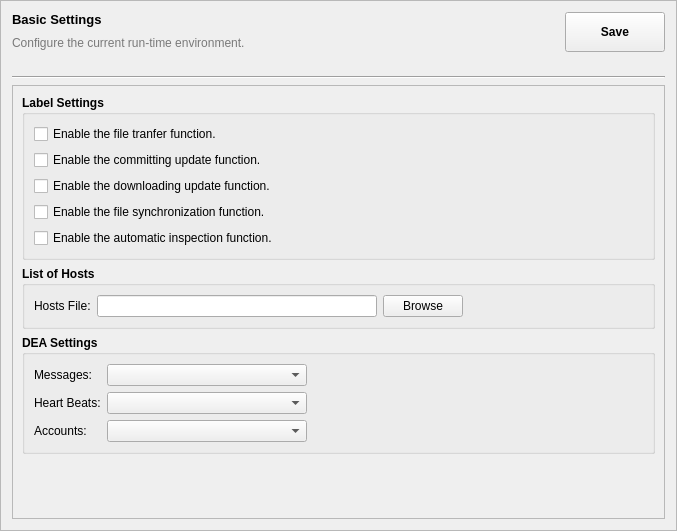
<?xml version="1.0" encoding="UTF-8"?>
<ui version="4.0">
 <class>FrameBasicSettings</class>
 <widget class="QFrame" name="FrameBasicSettings">
  <property name="geometry">
   <rect>
    <x>0</x>
    <y>0</y>
    <width>677</width>
    <height>531</height>
   </rect>
  </property>
  <property name="windowTitle">
   <string>Basic Settings</string>
  </property>
  <property name="frameShape">
   <enum>QFrame::StyledPanel</enum>
  </property>
  <property name="frameShadow">
   <enum>QFrame::Raised</enum>
  </property>
  <layout class="QVBoxLayout" name="verticalLayout">
   <item>
    <layout class="QGridLayout" name="gridLayout">
     <item row="0" column="0">
      <widget class="QLabel" name="labelInfo">
       <property name="font">
        <font>
         <pointsize>10</pointsize>
         <weight>75</weight>
         <bold>true</bold>
        </font>
       </property>
       <property name="text">
        <string>Basic Settings</string>
       </property>
      </widget>
     </item>
     <item row="0" column="1" rowspan="2">
      <widget class="QPushButton" name="pushButtonSave">
       <property name="sizePolicy">
        <sizepolicy hsizetype="Fixed" vsizetype="Fixed">
         <horstretch>0</horstretch>
         <verstretch>0</verstretch>
        </sizepolicy>
       </property>
       <property name="minimumSize">
        <size>
         <width>100</width>
         <height>0</height>
        </size>
       </property>
       <property name="maximumSize">
        <size>
         <width>16777215</width>
         <height>40</height>
        </size>
       </property>
       <property name="font">
        <font>
         <weight>75</weight>
         <bold>true</bold>
        </font>
       </property>
       <property name="text">
        <string>Save</string>
       </property>
      </widget>
     </item>
     <item row="1" column="0">
      <layout class="QHBoxLayout" name="horizontalLayout_3">
       <item>
        <widget class="QLabel" name="label">
         <property name="palette">
          <palette>
           <active>
            <colorrole role="WindowText">
             <brush brushstyle="SolidPattern">
              <color alpha="255">
               <red>121</red>
               <green>121</green>
               <blue>121</blue>
              </color>
             </brush>
            </colorrole>
           </active>
           <inactive>
            <colorrole role="WindowText">
             <brush brushstyle="SolidPattern">
              <color alpha="255">
               <red>121</red>
               <green>121</green>
               <blue>121</blue>
              </color>
             </brush>
            </colorrole>
           </inactive>
           <disabled>
            <colorrole role="WindowText">
             <brush brushstyle="SolidPattern">
              <color alpha="255">
               <red>120</red>
               <green>120</green>
               <blue>120</blue>
              </color>
             </brush>
            </colorrole>
           </disabled>
          </palette>
         </property>
         <property name="text">
          <string>Configure the current run-time environment.</string>
         </property>
        </widget>
       </item>
       <item>
        <spacer name="horizontalSpacer_3">
         <property name="orientation">
          <enum>Qt::Horizontal</enum>
         </property>
         <property name="sizeHint" stdset="0">
          <size>
           <width>13</width>
           <height>20</height>
          </size>
         </property>
        </spacer>
       </item>
       <item>
        <layout class="QHBoxLayout" name="horizontalLayoutButtons"/>
       </item>
      </layout>
     </item>
    </layout>
   </item>
   <item>
    <spacer name="verticalSpacer">
     <property name="orientation">
      <enum>Qt::Vertical</enum>
     </property>
     <property name="sizeType">
      <enum>QSizePolicy::Fixed</enum>
     </property>
     <property name="sizeHint" stdset="0">
      <size>
       <width>17</width>
       <height>17</height>
      </size>
     </property>
    </spacer>
   </item>
   <item>
    <widget class="Line" name="line">
     <property name="orientation">
      <enum>Qt::Horizontal</enum>
     </property>
    </widget>
   </item>
   <item>
    <widget class="QScrollArea" name="scrollArea">
     <property name="widgetResizable">
      <bool>true</bool>
     </property>
     <widget class="QWidget" name="scrollAreaWidgetContents">
      <property name="geometry">
       <rect>
        <x>0</x>
        <y>0</y>
        <width>655</width>
        <height>427</height>
       </rect>
      </property>
      <layout class="QVBoxLayout" name="verticalLayout_3">
       <item>
        <widget class="QGroupBox" name="groupBox">
         <property name="font">
          <font>
           <weight>75</weight>
           <bold>true</bold>
          </font>
         </property>
         <property name="title">
          <string>Label Settings</string>
         </property>
         <layout class="QVBoxLayout" name="verticalLayout_2">
          <item>
           <widget class="QCheckBox" name="checkBoxFileTransfer">
            <property name="font">
             <font>
              <weight>50</weight>
              <bold>false</bold>
             </font>
            </property>
            <property name="text">
             <string>Enable the file tranfer function.</string>
            </property>
           </widget>
          </item>
          <item>
           <widget class="QCheckBox" name="checkBoxCommitUpdate">
            <property name="font">
             <font>
              <weight>50</weight>
              <bold>false</bold>
             </font>
            </property>
            <property name="text">
             <string>Enable the committing update function.</string>
            </property>
           </widget>
          </item>
          <item>
           <widget class="QCheckBox" name="checkBoxDownloadUpdate">
            <property name="font">
             <font>
              <weight>50</weight>
              <bold>false</bold>
             </font>
            </property>
            <property name="text">
             <string>Enable the downloading update function.</string>
            </property>
           </widget>
          </item>
          <item>
           <widget class="QCheckBox" name="checkBoxSynchronization">
            <property name="font">
             <font>
              <weight>50</weight>
              <bold>false</bold>
             </font>
            </property>
            <property name="text">
             <string>Enable the file synchronization function.</string>
            </property>
           </widget>
          </item>
          <item>
           <widget class="QCheckBox" name="checkBoxInspection">
            <property name="font">
             <font>
              <weight>50</weight>
              <bold>false</bold>
             </font>
            </property>
            <property name="text">
             <string>Enable the automatic inspection function.</string>
            </property>
           </widget>
          </item>
         </layout>
        </widget>
       </item>
       <item>
        <widget class="QGroupBox" name="groupBox_2">
         <property name="font">
          <font>
           <weight>75</weight>
           <bold>true</bold>
          </font>
         </property>
         <property name="title">
          <string>List of Hosts</string>
         </property>
         <layout class="QHBoxLayout" name="horizontalLayout">
          <item>
           <widget class="QLabel" name="label_2">
            <property name="font">
             <font>
              <weight>50</weight>
              <bold>false</bold>
             </font>
            </property>
            <property name="text">
             <string>Hosts File:</string>
            </property>
           </widget>
          </item>
          <item>
           <widget class="QLineEdit" name="lineEditHostFile">
            <property name="minimumSize">
             <size>
              <width>280</width>
              <height>0</height>
             </size>
            </property>
            <property name="font">
             <font>
              <weight>50</weight>
              <bold>false</bold>
             </font>
            </property>
            <property name="readOnly">
             <bool>true</bool>
            </property>
           </widget>
          </item>
          <item>
           <widget class="QPushButton" name="pushButtonBrowse">
            <property name="font">
             <font>
              <weight>50</weight>
              <bold>false</bold>
             </font>
            </property>
            <property name="text">
             <string>Browse</string>
            </property>
           </widget>
          </item>
          <item>
           <spacer name="horizontalSpacer">
            <property name="orientation">
             <enum>Qt::Horizontal</enum>
            </property>
            <property name="sizeHint" stdset="0">
             <size>
              <width>40</width>
              <height>20</height>
             </size>
            </property>
           </spacer>
          </item>
         </layout>
        </widget>
       </item>
       <item>
        <widget class="QGroupBox" name="groupBox_3">
         <property name="font">
          <font>
           <weight>75</weight>
           <bold>true</bold>
          </font>
         </property>
         <property name="title">
          <string>DEA Settings</string>
         </property>
         <layout class="QGridLayout" name="gridLayout_2">
          <item row="0" column="0">
           <widget class="QLabel" name="label_3">
            <property name="font">
             <font>
              <weight>50</weight>
              <bold>false</bold>
             </font>
            </property>
            <property name="text">
             <string>Messages:</string>
            </property>
           </widget>
          </item>
          <item row="0" column="1">
           <widget class="QComboBox" name="comboBoxMessages">
            <property name="minimumSize">
             <size>
              <width>200</width>
              <height>0</height>
             </size>
            </property>
            <property name="font">
             <font>
              <weight>50</weight>
              <bold>false</bold>
             </font>
            </property>
           </widget>
          </item>
          <item row="1" column="0">
           <widget class="QLabel" name="label_4">
            <property name="font">
             <font>
              <weight>50</weight>
              <bold>false</bold>
             </font>
            </property>
            <property name="text">
             <string>Heart Beats:</string>
            </property>
           </widget>
          </item>
          <item row="1" column="1">
           <widget class="QComboBox" name="comboBoxHeartBeats">
            <property name="minimumSize">
             <size>
              <width>200</width>
              <height>0</height>
             </size>
            </property>
            <property name="font">
             <font>
              <weight>50</weight>
              <bold>false</bold>
             </font>
            </property>
           </widget>
          </item>
          <item row="1" column="2">
           <spacer name="horizontalSpacer_4">
            <property name="orientation">
             <enum>Qt::Horizontal</enum>
            </property>
            <property name="sizeHint" stdset="0">
             <size>
              <width>330</width>
              <height>20</height>
             </size>
            </property>
           </spacer>
          </item>
          <item row="2" column="0">
           <widget class="QLabel" name="label_5">
            <property name="font">
             <font>
              <weight>50</weight>
              <bold>false</bold>
             </font>
            </property>
            <property name="text">
             <string>Accounts:</string>
            </property>
           </widget>
          </item>
          <item row="2" column="1">
           <widget class="QComboBox" name="comboBoxAccounts">
            <property name="minimumSize">
             <size>
              <width>200</width>
              <height>0</height>
             </size>
            </property>
            <property name="font">
             <font>
              <weight>50</weight>
              <bold>false</bold>
             </font>
            </property>
           </widget>
          </item>
         </layout>
        </widget>
       </item>
       <item>
        <spacer name="verticalSpacer_2">
         <property name="orientation">
          <enum>Qt::Vertical</enum>
         </property>
         <property name="sizeHint" stdset="0">
          <size>
           <width>20</width>
           <height>167</height>
          </size>
         </property>
        </spacer>
       </item>
      </layout>
     </widget>
    </widget>
   </item>
  </layout>
 </widget>
 <resources/>
 <connections/>
</ui>
